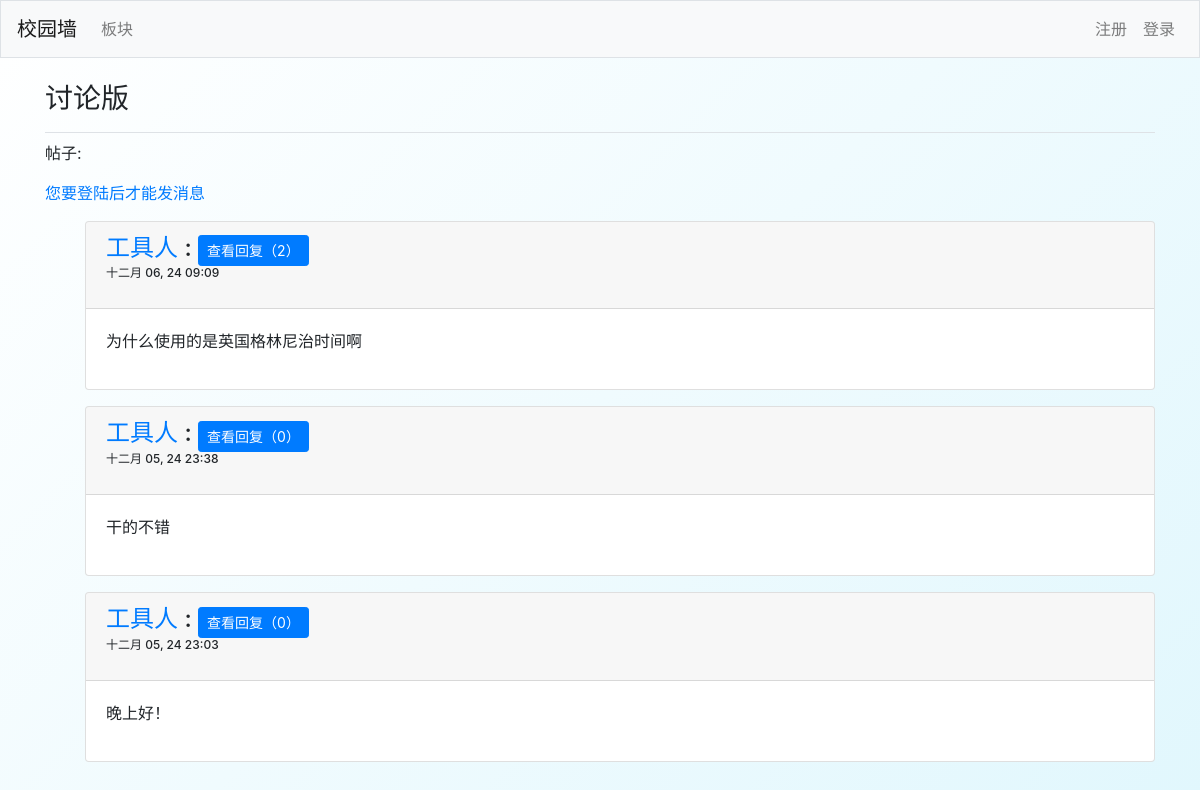
Page /topics/2/ on the earlier database version.
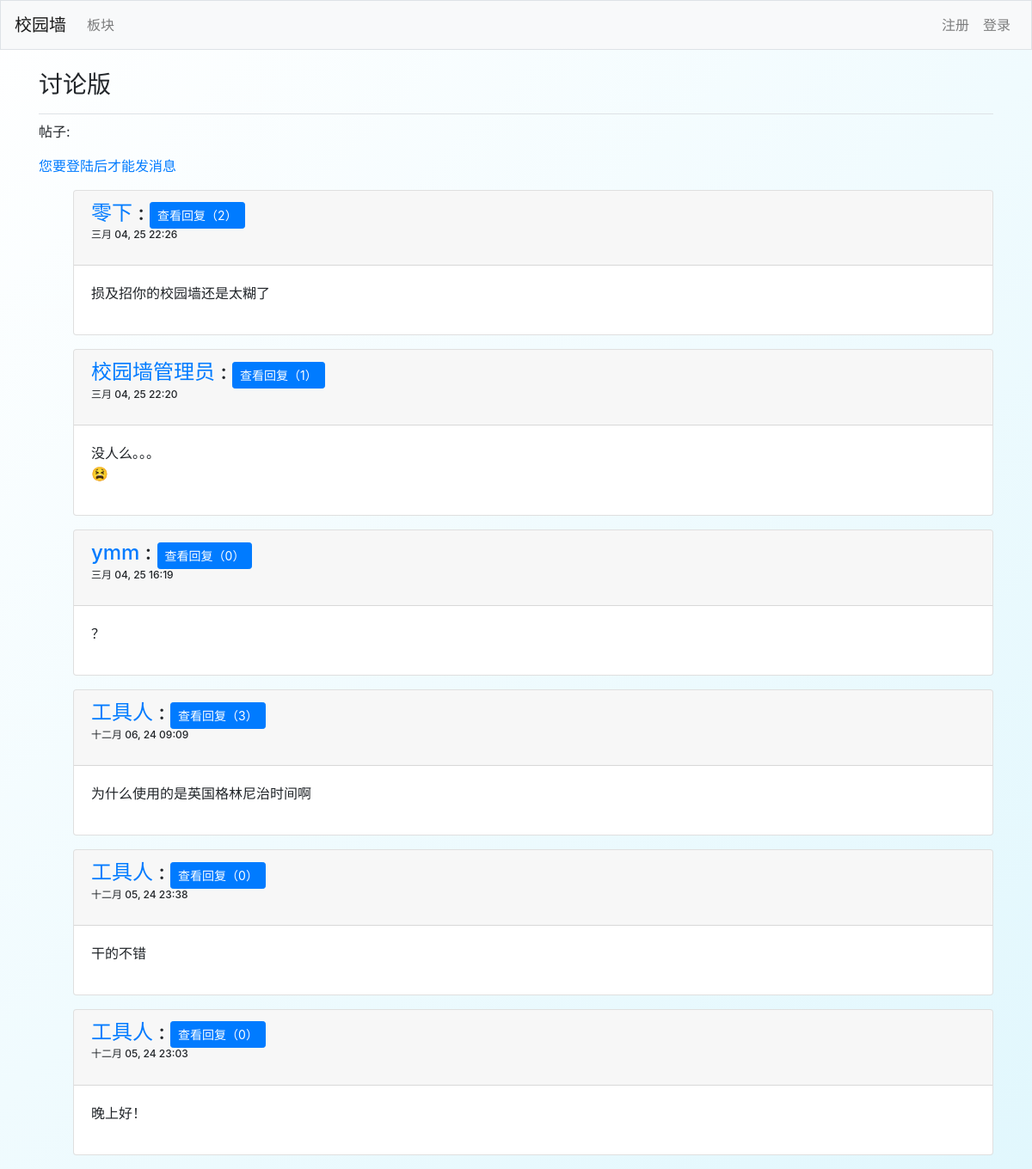
Same page on the later database version.
### xyq_files/models.py (models this page shows, shortened)
class Entry(models.Model):
    topic = models.ForeignKey(Topic,on_delete=models.CASCADE)
    text = models.TextField()
    date_added = models.DateTimeField(auto_now=True)
    owner = models.ForeignKey(CustomUser,on_delete=models.CASCADE,null=True)
    is_read = models.BooleanField(default=False)
    class Meta:
        verbose_name_plural = 'entries'

### users/models.py (models this page shows)
class CustomUser(AbstractUser):
    phone_number = models.CharField(max_length=15, blank=True, null=True)  # 允许 NULL
    introduction = models.CharField(max_length=400, blank=True, default='这个家伙很懒，还没有添加简介~~')

### xyq_files/views.py (the view)
# urls.py: path('topics/<int:topic_id>/', views.topic,name='topic'),
def topic(request,topic_id):
    topic =Topic.objects.get(id=topic_id)
    entries = topic.entry_set.order_by('-date_added')
    for entry in entries:
        entry.reply_count = entry.reply_set.count()
    context ={'topic': topic,'entries': entries}
    return render(request,'xyq_files/topic.html',context)

### xyq_files/context_processors.py (called while the page is built)
def unread_count_processor(request):
    if request.user.is_authenticated:
        unread_count = Reply.objects.filter(entry__owner=request.user, is_read=False).count()
    else:
        unread_count = 0
    return {'unread_count': unread_count}

### xyq_files/models.py (called while the page is built)
    def __str__(self):
        return self.text

### xyq_files/templates/xyq_files/topic.html (shortened to what this page needs)
{% extends "xyq_files/base.html" %}
{% block page_header %}
    <h3>{{ topic }}</h3>
{% endblock page_header %}
{% block content %}
    <p>帖子:</p>
    {% if topic.id != 3 and user.is_authenticated %}
        <p>
            <a class="btn btn-lg btn-primary" href="{% url 'xyq_files:new_entry' topic.id %}"
            role="button">发消息&raquo;</a>
        </p>
    {% elif  topic.id != 3 and not user.is_authenticated %}
        <p>
            <a href="{% url 'users:login' %}">您要登陆后才能发消息</a>
        </p>
    {% endif %}
    <ul>
    {% for entry in entries %}
        <div class="card mb-3">
            <h4 class="card-header">
                <a href="{% url 'users:introduction' entry.owner.id %}">{{ entry.owner }}</a> :
                <small></small><small><small>
                    <a href="{% url 'xyq_files:entry' entry.id %}" class="btn btn-primary btn-sm">查看回复（{{entry.reply_count}}）</a>
                </small></small></small></small>
                <p style="font-size: 12px;">
                    {{ entry.date_added|date:'M d, y H:i'}}
                </p>
                </h4>
                <div class="card-body">
                    {{ entry.text|linebreaks }}
            </div>
        </div>
    {% empty %}
        <p>此版块还没有内容哦</p>
    {% endfor %}
    </ul>
{% endblock content %}

Differences in the rows shown:
added Entry: owner "零下", reply_count "2", date_added "三月 04, 25 22:26", text "损及招你的校园墙还是太糊了"
added Entry: owner "校园墙管理员", reply_count "1", date_added "三月 04, 25 22:20", text "没人么。。。 😫"
added Entry: owner "ymm", reply_count "0", date_added "三月 04, 25 16:19", text "？"
computed for Entry "为什么使用的是英国格林尼治时间啊": reply_count "2" → "3"
